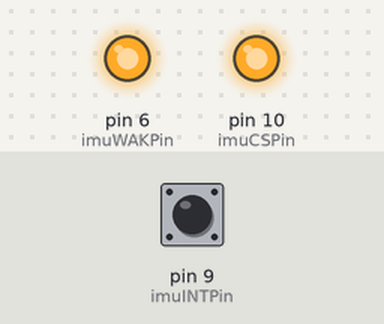
Bench run of a sketch on a simulated Teensy 4. On the bench: output pins drawn as LEDs (lit = HIGH). The test bench sets the inputs (shaded band); at power-on: pin 9 (imuINTPin) HIGH. The ROS host is connected and sends only what is stated; pins used as bus, display or sensor lines are not drawn.

Above: at 2.3 s.
2.4 s: pin 9 (imuINTPin) pulled LOW for 0.15 s
At 3.7 s:
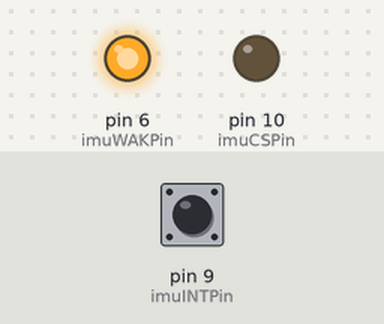
Timing chart, 0 to 5.4 s (numbered marks = the images above; inputs shaded):
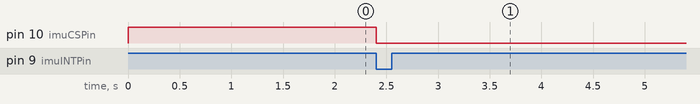

The sketch:

firmware.ino
```cpp
// (licence header left out)
// Licensed under the Apache License, Version 2.0 (the "License");
// you may not use this file except in compliance with the License.
// You may obtain a copy of the License at

//     http://www.apache.org/licenses/LICENSE-2.0

// Unless required by applicable law or agreed to in writing, software
// distributed under the License is distributed on an "AS IS" BASIS,
// WITHOUT WARRANTIES OR CONDITIONS OF ANY KIND, either express or implied.
// See the License for the specific language governing permissions and
// limitations under the License.
#include <Arduino.h>
#include <micro_ros_platformio.h>
#include <stdio.h>

#include <rcl/rcl.h>
#include <rcl/error_handling.h>
#include <rclc/rclc.h>
#include <rclc/executor.h>
#include <micro_ros_utilities/string_utilities.h>

#include <nav_msgs/msg/odometry.h>
#include <sensor_msgs/msg/imu.h>
#include <geometry_msgs/msg/twist.h>
#include <geometry_msgs/msg/vector3.h>
#include <Wire.h>
#include "SparkFun_BNO080_Arduino_Library.h"

byte imuCSPin = 10;
byte imuWAKPin = 6; //IMU-PS0 pin, PS1 should be closed
byte imuINTPin = 9;
byte imuRSTPin = 8;
int freq = 100;

#define RCCHECK(fn) { rcl_ret_t temp_rc = fn; if((temp_rc != RCL_RET_OK)){rclErrorLoop();}}
#define RCSOFTCHECK(fn) { rcl_ret_t temp_rc = fn; if((temp_rc != RCL_RET_OK)){}}

rcl_publisher_t imu_publisher;

sensor_msgs__msg__Imu imu_msg;

rclc_executor_t executor;
rclc_support_t support;
rcl_allocator_t allocator;
rcl_node_t node;
rcl_timer_t sensor_timer;

unsigned long long time_offset = 0;
bool micro_ros_init_successful = false;

BNO080 imu_;

uint8_t * setBuff(uint8_t Rdata, uint8_t Gdata, uint8_t Bdata)
{
    static uint8_t DisBuff[2 + 5 * 5 * 3];

    DisBuff[0] = 0x05;
    DisBuff[1] = 0x05;

    for (int i = 0; i < 25; i++)
    {
        DisBuff[2 + i * 3 + 0] = Rdata;
        DisBuff[2 + i * 3 + 1] = Gdata;
        DisBuff[2 + i * 3 + 2] = Bdata;
    }

    return DisBuff;
}

void setup()
{
    imu_msg.header.frame_id = micro_ros_string_utilities_set(imu_msg.header.frame_id, "imu_link");

    delay(1);
    imu_.beginSPI(imuCSPin, imuWAKPin, imuINTPin, imuRSTPin);
    imu_.enableRotationVector(1000/(float)freq);
    imu_.enableAccelerometer(1000/(float)freq);
    imu_.enableGyro(1000/(float)freq);
    imu_.enableMagnetometer(1000/(float)freq);

    micro_ros_init_successful = false;

    Serial.begin(115200);
    set_microros_serial_transports(Serial);
    imu_msg.orientation.w = 1;
}

void loop()
{
    static unsigned long prev_connect_test_time;
    // check if the agent got disconnected at 10Hz
    if(millis() - prev_connect_test_time >= 100)
    {
        prev_connect_test_time = millis();
        // check if the agent is connected
        if(RMW_RET_OK == rmw_uros_ping_agent(10, 2))
        {
            // reconnect if agent got disconnected or haven't at all
            if (!micro_ros_init_successful)
            {
                createEntities();
            }
        }
        else if(micro_ros_init_successful)
        {
            // clean up micro-ROS components
            destroyEntities();
        }
    }

    if(micro_ros_init_successful)
    {
        rclc_executor_spin_some(&executor, RCL_MS_TO_NS(10));
    }
}

void sensorCallback(rcl_timer_t * timer, int64_t last_call_time)
{
    RCLC_UNUSED(last_call_time);
    if (timer != NULL)
    {
       publishData();
    }
}

void createEntities()
{
    allocator = rcl_get_default_allocator();
    //create init_options
    RCCHECK(rclc_support_init(&support, 0, NULL, &allocator));
    // create node
    RCCHECK(rclc_node_init_default(&node, "imu_node", "", &support));

    // create IMU publisher
    RCCHECK(rclc_publisher_init_default(
        &imu_publisher,
        &node,
        ROSIDL_GET_MSG_TYPE_SUPPORT(sensor_msgs, msg, Imu),
        "/imu/data_raw"
    ));

    // create timer for actuating the motors at 50 Hz (1000/20)
    const unsigned int sensor_timeout = 1000/(float)freq;
    RCCHECK(rclc_timer_init_default(
        &sensor_timer,
        &support,
        RCL_MS_TO_NS(sensor_timeout),
        sensorCallback
    ));
    executor = rclc_executor_get_zero_initialized_executor();
    RCCHECK(rclc_executor_init(&executor, &support.context, 2, & allocator));
    RCCHECK(rclc_executor_add_timer(&executor, &sensor_timer));
    // synchronize time with the agent
    syncTime();
    micro_ros_init_successful = true;
}

void destroyEntities()
{
    rcl_publisher_fini(&imu_publisher, &node);
    rcl_node_fini(&node);
    rcl_timer_fini(&sensor_timer);
    rclc_executor_fini(&executor);
    rclc_support_fini(&support);

    micro_ros_init_successful = false;
}

void publishData()
{
    struct timespec time_stamp = getTime();

    if(imu_.dataAvailable())
    {
        imu_msg.header.stamp.sec = time_stamp.tv_sec;
        imu_msg.header.stamp.nanosec = time_stamp.tv_nsec;

        imu_msg.angular_velocity.x = imu_.getGyroX();
        imu_msg.angular_velocity.y = imu_.getGyroY();
        imu_msg.angular_velocity.z = imu_.getGyroZ();

        imu_msg.angular_velocity_covariance[0] = 0.00001;
        imu_msg.angular_velocity_covariance[4] = 0.00001;
        imu_msg.angular_velocity_covariance[8] = 0.00001;

        imu_msg.linear_acceleration.x = imu_.getAccelX();;
        imu_msg.linear_acceleration.y = imu_.getAccelY();;
        imu_msg.linear_acceleration.z = imu_.getAccelZ();;

        imu_msg.linear_acceleration_covariance[0] = 0.00001;
        imu_msg.linear_acceleration_covariance[4] = 0.00001;
        imu_msg.linear_acceleration_covariance[8] = 0.00001;

        imu_msg.orientation.w = imu_.getQuatReal();
        imu_msg.orientation.x = imu_.getQuatI();;
        imu_msg.orientation.y = imu_.getQuatJ();;
        imu_msg.orientation.z = imu_.getQuatK();;

        imu_msg.orientation_covariance[0] = 0.00001;
        imu_msg.orientation_covariance[4] = 0.00001;
        imu_msg.orientation_covariance[8] = 0.00001;
    }

    RCSOFTCHECK(rcl_publish(&imu_publisher, &imu_msg, NULL));
}

void syncTime()
{
    // get the current time from the agent
    unsigned long now = millis();
    RCCHECK(rmw_uros_sync_session(10));
    unsigned long long ros_time_ms = rmw_uros_epoch_millis();
    // now we can find the difference between ROS time and uC time
    time_offset = ros_time_ms - now;
}

struct timespec getTime()
{
    struct timespec tp = {0};
    // add time difference between uC time and ROS time to
    // synchronize time with ROS
    unsigned long long now = millis() + time_offset;
    tp.tv_sec = now / 1000;
    tp.tv_nsec = (now % 1000) * 1000000;

    return tp;
}

void rclErrorLoop()
{

}
```

Measured:
- after the input at 2.4 s, pin 10 (imuCSPin): HIGH → LOW at once
